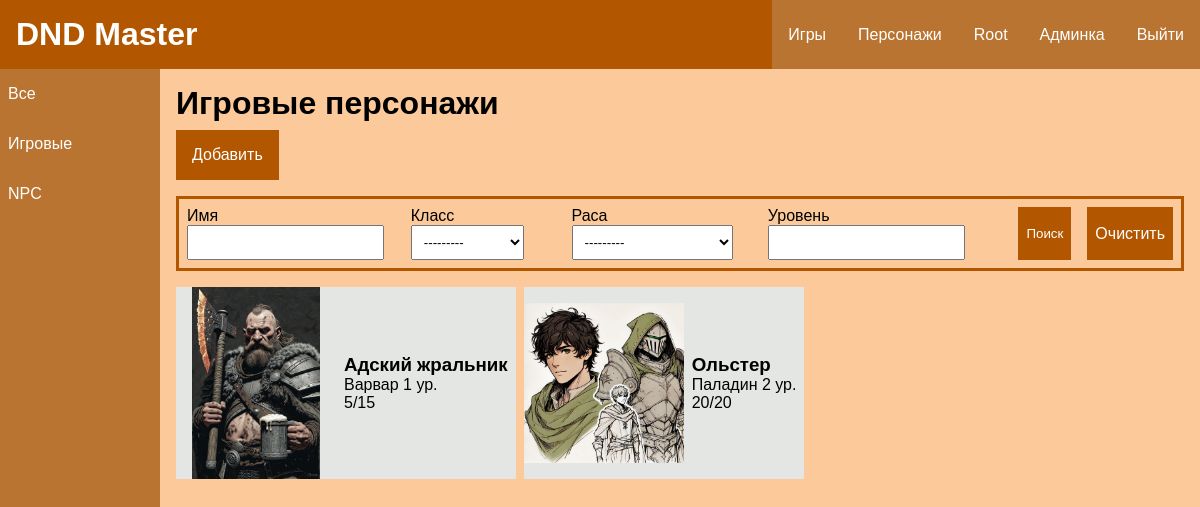
/characters/playable/ (signed in), run on an earlier commit of the app's database.
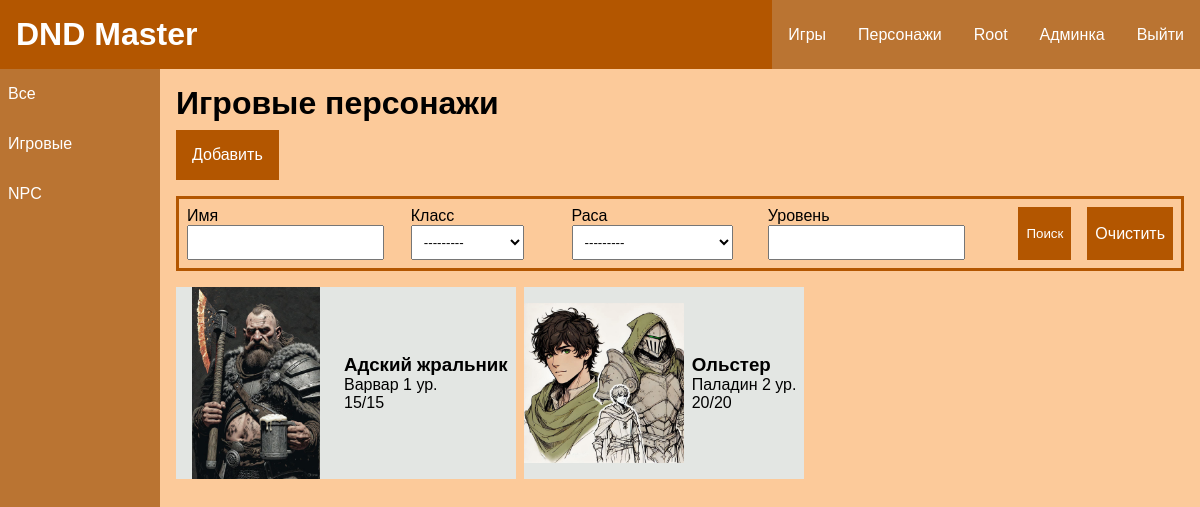
And on a later commit of the database.
### characterapp/models.py (models this page shows, shortened)
class Character(models.Model):
    name = models.CharField(max_length=100, verbose_name="Имя")
    dnd_class = models.ForeignKey(DndClass, on_delete=models.PROTECT, null=True, verbose_name="Класс")
    dnd_subclass = models.CharField(max_length=100, verbose_name="Подкласс", null=True, blank=True)
    race = models.ForeignKey(Race, on_delete=models.PROTECT, null=True, verbose_name="Раса")
    background = models.ForeignKey(Background, on_delete=models.PROTECT, null=True, verbose_name="Предыстория")
    max_hp = models.IntegerField(default=0, verbose_name="Max hp", validators=[MinValueValidator(0)])
    hp = models.IntegerField(default=0, verbose_name="HP", validators=[MinValueValidator(0)])
    armor_class = models.IntegerField(default=0, verbose_name="КД", validators=[MinValueValidator(0)])
    initiative = models.IntegerField(null=True, verbose_name="Инициатива")
    cooper_coins = models.IntegerField(default=0, verbose_name="ММ", validators=[MinValueValidator(0)])
    silver_coins = models.IntegerField(default=0, verbose_name="СМ", validators=[MinValueValidator(0)])
    gold_coins = models.IntegerField(default=0, verbose_name="ЗМ", validators=[MinValueValidator(0)])
    is_player = models.BooleanField(verbose_name="Игрок")
    player_name = models.CharField(max_length=100, null=True, verbose_name="Имя игрока", blank=True)
    image = models.ImageField(upload_to="characters/", null=True, blank=True, verbose_name="Изображение")
    user = models.ForeignKey(get_user_model(), null=True, blank=True, on_delete=models.PROTECT)
    level = models.IntegerField(default=1, verbose_name="Уровень", validators=[MinValueValidator(1)])
    speed = models.IntegerField(default=0, verbose_name="Скорость", validators=[MinValueValidator(0)])
    proficient_bonus = models.IntegerField(default=2, verbose_name="Бонус мастерства")
    slug = models.SlugField(null=True, blank=True)
    class Meta:
        unique_together = ('name', 'race', 'user')
        verbose_name = "Персонаж"
        verbose_name_plural = "Персонажи"
    def get_absolute_url(self):
        return reverse('characters:character-detail', kwargs={'slug': self.slug})

### bookdata/models.py (models this page shows)
class DndClass(models.Model):
    name = models.CharField(max_length=100, verbose_name="Имя")
    image = models.ImageField(upload_to="bookdata/classes/", null=True, blank=True, verbose_name="Изображение")
    class Meta:
        verbose_name = "Класс"
        verbose_name_plural = "Классы"
    def __str__(self):
        return self.name

### characterapp/views.py (the view)
# urls.py: path('playable/', views.PlayableCharacterListView.as_view(), name='playable-character-list'),
class PlayableCharacterListView(LoginRequiredMixin, CharacterListMixin, ListView):
    model = Character
    context_object_name = 'characters'
    paginate_by = 10
    template_name = 'characterapp/character_list.html'
    title_page = "Игровые персонажи"
    def get_queryset(self):
        queryset = super().get_queryset()
        return queryset.filter(is_player=True)

### characterapp/forms.py
class SearchForm(forms.Form):
    name = forms.CharField(label="Имя", max_length=100, required=False)
    dnd_class = forms.ModelChoiceField(queryset=DndClass.objects.all(), label="Класс", required=False)
    race = forms.ModelChoiceField(queryset=Race.objects.all(), label="Раса", required=False)
    level = forms.IntegerField(min_value=1, required=False, label="Уровень")

### bookdata/models.py (called while the page is built)
    def __str__(self):
        return self.name

### characterapp/utils.py (called while the page is built)
    def get_context_data(self, **kwargs):
        context = super().get_context_data(**kwargs)
        if self.title_page:
            context['title'] = self.title_page
        return context

    def get_context_data(self, **kwargs):
        context = super().get_context_data(**kwargs)
        context['form'] = SearchForm()
        context['url_clean'] = f"{self.request.scheme}://{self.request.get_host()}{self.request.path}"
        return context

### characterapp/templates/characterapp/character_list.html
{% extends 'characterapp/base.html' %}
{% block maincontent %}
<h1>{{title}}</h1>
<div class="add_button_div">
    <a href="{% url 'characters:character-add' %} ">Добавить</a>
</div>
{% include 'characterapp/components/character_collection.html' %}
{% endblock %}

### characterapp/templates/characterapp/components/character_collection.html (shortened to what this page needs)
<form method="get" class="search_form">
    {% for f in form %}
    <p><label for="{{f.id_for_label}}" class="search_form_label">{{f.label}}</label>{{f}}</p>
    {% endfor %}
    <p><button type="submit" class="search_form_button">Поиск</button></p>
    <p><a href="{{url_clean}}" class="search_form_clear_button">Очистить</a> </p>
</form>
<div class="character_card_list">
    {% for character in characters %}
    <a href="{{ character.get_absolute_url }}">
    {% include 'characterapp/components/character_card.html' %}
    </a>
    {% endfor %}
</div>

### characterapp/templates/characterapp/components/character_card.html (shortened to what this page needs)
<div class="character_card">
    {% if character.image %}
    <img src="{{ character.image.url }}">
    {% else %}
    <img src="/media/staticmedia/image-placeholder-vertical.jpg">
    {% endif %}
    <div class="character_card_info">
        <h3>{{character.name}}</h3>
        <p>{{character.dnd_class}} {{character.level}} ур.</p>
        <p>{{character.hp}}/{{character.max_hp}}</p>
    </div>
</div>

What changed in the data, as far as the page shows it:
changed Character "Адский жральник": hp "5" → "15"
